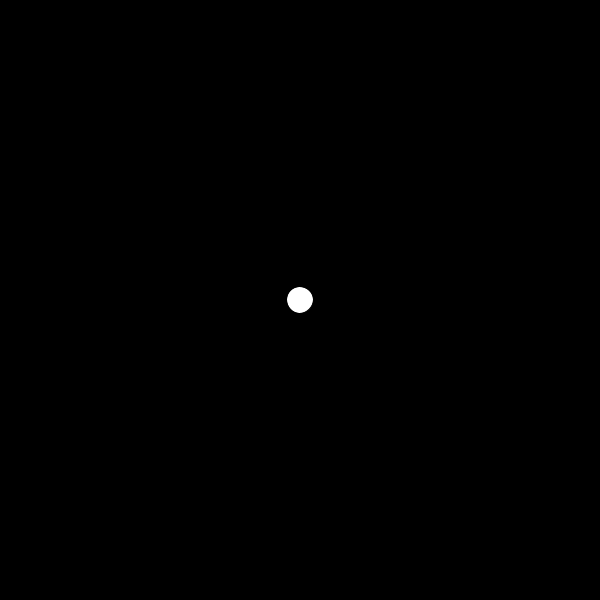
Frame 1 (no input)
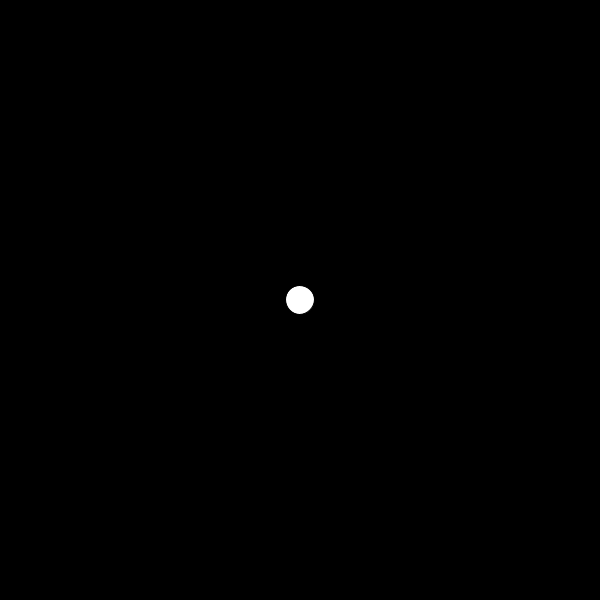
Frame 60 (the mouse pressed at the canvas centre just before this capture)
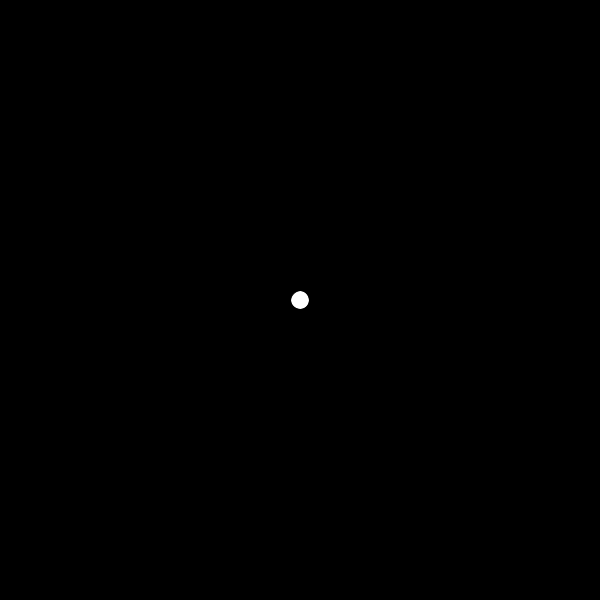
Frame 120 (the mouse held since frame 60 and released just before this capture)

The Processing sketch that drew these frames (run headless with seeded random() and noise(); from frame 60 on, the mouse is pressed at the canvas centre):

// Processing sketch: simple_sinAnimation_size
// ── simple_sinAnimation_size.pde
float circleSize;
float angle;
float oscillation;
float xPos, yPos;

void setup(){
  size(600,600);
  smooth();
  xPos = width/2;
  yPos = height/2;

}

void draw(){
  angle = frameCount * 0.05; // we use the frameCount to increment the "angle" of the circle
  oscillation = sin(angle); // the sin and cos funcions returns a number between -1 and 1
  
  // we can map that number to 0 to 1, so we get a percentage
  float oscMapped = map(oscillation, -1, 1, 0, 1); 
  
  println("sin value= " + oscillation + " oscmapped= " + oscMapped);
  
  background(0);
  
  //and use that "percentage" to animate by size
  ellipse(xPos, yPos, 50 * oscMapped, 50 * oscMapped);
  
}
